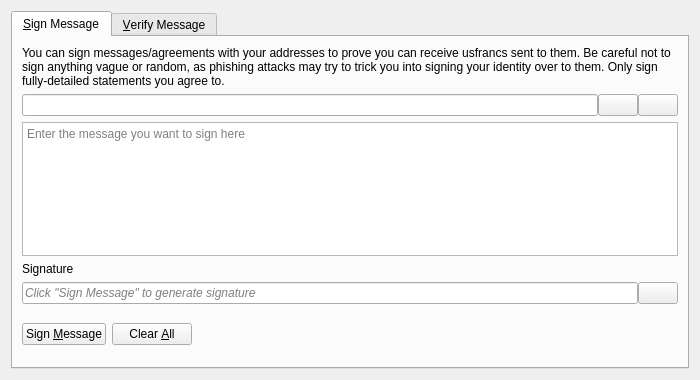
<?xml version="1.0" encoding="UTF-8"?>
<ui version="4.0">
 <class>SignVerifyMessageDialog</class>
 <widget class="QDialog" name="SignVerifyMessageDialog">
  <property name="geometry">
   <rect>
    <x>0</x>
    <y>0</y>
    <width>700</width>
    <height>380</height>
   </rect>
  </property>
  <property name="windowTitle">
   <string>Signatures - Sign / Verify a Message</string>
  </property>
  <property name="modal">
   <bool>true</bool>
  </property>
  <layout class="QVBoxLayout" name="verticalLayout">
   <item>
    <widget class="QTabWidget" name="tabWidget">
     <property name="currentIndex">
      <number>0</number>
     </property>
     <widget class="QWidget" name="tabSignMessage">
      <attribute name="title">
       <string>&amp;Sign Message</string>
      </attribute>
      <layout class="QVBoxLayout" name="verticalLayout_SM">
       <item>
        <widget class="QLabel" name="infoLabel_SM">
         <property name="text">
          <string>You can sign messages/agreements with your addresses to prove you can receive usfrancs sent to them. Be careful not to sign anything vague or random, as phishing attacks may try to trick you into signing your identity over to them. Only sign fully-detailed statements you agree to.</string>
         </property>
         <property name="textFormat">
          <enum>Qt::PlainText</enum>
         </property>
         <property name="wordWrap">
          <bool>true</bool>
         </property>
        </widget>
       </item>
       <item>
        <layout class="QHBoxLayout" name="horizontalLayout_1_SM">
         <property name="spacing">
          <number>0</number>
         </property>
         <item>
          <widget class="QValidatedLineEdit" name="addressIn_SM">
           <property name="toolTip">
            <string>The Usfranc address to sign the message with</string>
           </property>
          </widget>
         </item>
         <item>
          <widget class="QPushButton" name="addressBookButton_SM">
           <property name="toolTip">
            <string>Choose previously used address</string>
           </property>
           <property name="text">
            <string/>
           </property>
           <property name="icon">
            <iconset resource="../bitcoin.qrc">
             <normaloff>:/icons/address-book</normaloff>:/icons/address-book</iconset>
           </property>
           <property name="shortcut">
            <string>Alt+A</string>
           </property>
           <property name="autoDefault">
            <bool>false</bool>
           </property>
          </widget>
         </item>
         <item>
          <widget class="QPushButton" name="pasteButton_SM">
           <property name="toolTip">
            <string>Paste address from clipboard</string>
           </property>
           <property name="text">
            <string/>
           </property>
           <property name="icon">
            <iconset resource="../bitcoin.qrc">
             <normaloff>:/icons/editpaste</normaloff>:/icons/editpaste</iconset>
           </property>
           <property name="shortcut">
            <string>Alt+P</string>
           </property>
           <property name="autoDefault">
            <bool>false</bool>
           </property>
          </widget>
         </item>
        </layout>
       </item>
       <item>
        <widget class="QPlainTextEdit" name="messageIn_SM">
         <property name="toolTip">
          <string>Enter the message you want to sign here</string>
         </property>
         <property name="placeholderText">
          <string>Enter the message you want to sign here</string>
         </property>
        </widget>
       </item>
       <item>
        <widget class="QLabel" name="signatureLabel_SM">
         <property name="text">
          <string>Signature</string>
         </property>
         <property name="textFormat">
          <enum>Qt::PlainText</enum>
         </property>
        </widget>
       </item>
       <item>
        <layout class="QHBoxLayout" name="horizontalLayout_2_SM">
         <property name="spacing">
          <number>0</number>
         </property>
         <item>
          <widget class="QLineEdit" name="signatureOut_SM">
           <property name="placeholderText">
            <string>Click "Sign Message" to generate signature</string>
           </property>
           <property name="font">
            <font>
             <italic>true</italic>
            </font>
           </property>
           <property name="readOnly">
            <bool>true</bool>
           </property>
          </widget>
         </item>
         <item>
          <widget class="QPushButton" name="copySignatureButton_SM">
           <property name="toolTip">
            <string>Copy the current signature to the system clipboard</string>
           </property>
           <property name="text">
            <string/>
           </property>
           <property name="icon">
            <iconset resource="../bitcoin.qrc">
             <normaloff>:/icons/editcopy</normaloff>:/icons/editcopy</iconset>
           </property>
           <property name="autoDefault">
            <bool>false</bool>
           </property>
          </widget>
         </item>
        </layout>
       </item>
       <item>
        <layout class="QHBoxLayout" name="horizontalLayout_3_SM">
         <item>
          <widget class="QPushButton" name="signMessageButton_SM">
           <property name="toolTip">
            <string>Sign the message to prove you own this Usfranc address</string>
           </property>
           <property name="text">
            <string>Sign &amp;Message</string>
           </property>
           <property name="icon">
            <iconset resource="../bitcoin.qrc">
             <normaloff>:/icons/edit</normaloff>:/icons/edit</iconset>
           </property>
           <property name="autoDefault">
            <bool>false</bool>
           </property>
          </widget>
         </item>
         <item>
          <widget class="QPushButton" name="clearButton_SM">
           <property name="toolTip">
            <string>Reset all sign message fields</string>
           </property>
           <property name="text">
            <string>Clear &amp;All</string>
           </property>
           <property name="icon">
            <iconset resource="../bitcoin.qrc">
             <normaloff>:/icons/remove</normaloff>:/icons/remove</iconset>
           </property>
           <property name="autoDefault">
            <bool>false</bool>
           </property>
          </widget>
         </item>
         <item>
          <spacer name="horizontalSpacer_1_SM">
           <property name="orientation">
            <enum>Qt::Horizontal</enum>
           </property>
           <property name="sizeHint" stdset="0">
            <size>
             <width>40</width>
             <height>48</height>
            </size>
           </property>
          </spacer>
         </item>
         <item>
          <widget class="QLabel" name="statusLabel_SM">
           <property name="font">
            <font>
             <weight>75</weight>
             <bold>true</bold>
            </font>
           </property>
           <property name="text">
            <string/>
           </property>
           <property name="wordWrap">
            <bool>true</bool>
           </property>
          </widget>
         </item>
         <item>
          <spacer name="horizontalSpacer_2_SM">
           <property name="orientation">
            <enum>Qt::Horizontal</enum>
           </property>
           <property name="sizeHint" stdset="0">
            <size>
             <width>40</width>
             <height>48</height>
            </size>
           </property>
          </spacer>
         </item>
        </layout>
       </item>
      </layout>
     </widget>
     <widget class="QWidget" name="tabVerifyMessage">
      <attribute name="title">
       <string>&amp;Verify Message</string>
      </attribute>
      <layout class="QVBoxLayout" name="verticalLayout_VM">
       <item>
        <widget class="QLabel" name="infoLabel_VM">
         <property name="text">
          <string>Enter the receiver's address, message (ensure you copy line breaks, spaces, tabs, etc. exactly) and signature below to verify the message. Be careful not to read more into the signature than what is in the signed message itself, to avoid being tricked by a man-in-the-middle attack. Note that this only proves the signing party receives with the address, it cannot prove sendership of any transaction!</string>
         </property>
         <property name="textFormat">
          <enum>Qt::PlainText</enum>
         </property>
         <property name="alignment">
          <set>Qt::AlignLeading|Qt::AlignLeft|Qt::AlignTop</set>
         </property>
         <property name="wordWrap">
          <bool>true</bool>
         </property>
        </widget>
       </item>
       <item>
        <layout class="QHBoxLayout" name="horizontalLayout_1_VM">
         <property name="spacing">
          <number>0</number>
         </property>
         <item>
          <widget class="QValidatedLineEdit" name="addressIn_VM">
           <property name="toolTip">
            <string>The Usfranc address the message was signed with</string>
           </property>
          </widget>
         </item>
         <item>
          <widget class="QPushButton" name="addressBookButton_VM">
           <property name="toolTip">
            <string>Choose previously used address</string>
           </property>
           <property name="text">
            <string/>
           </property>
           <property name="icon">
            <iconset resource="../bitcoin.qrc">
             <normaloff>:/icons/address-book</normaloff>:/icons/address-book</iconset>
           </property>
           <property name="shortcut">
            <string>Alt+A</string>
           </property>
           <property name="autoDefault">
            <bool>false</bool>
           </property>
          </widget>
         </item>
        </layout>
       </item>
       <item>
        <widget class="QPlainTextEdit" name="messageIn_VM">
          <property name="toolTip">
            <string>The signed message to verify</string>
          </property>
          <property name="placeholderText">
            <string>The signed message to verify</string>
          </property>
        </widget>
       </item>
       <item>
        <widget class="QValidatedLineEdit" name="signatureIn_VM">
          <property name="toolTip">
            <string>The signature given when the message was signed</string>
          </property>
          <property name="placeholderText">
            <string>The signature given when the message was signed</string>
          </property>
        </widget>
       </item>
       <item>
        <layout class="QHBoxLayout" name="horizontalLayout_2_VM">
         <item>
          <widget class="QPushButton" name="verifyMessageButton_VM">
           <property name="toolTip">
            <string>Verify the message to ensure it was signed with the specified Usfranc address</string>
           </property>
           <property name="text">
            <string>Verify &amp;Message</string>
           </property>
           <property name="icon">
            <iconset resource="../bitcoin.qrc">
             <normaloff>:/icons/transaction_0</normaloff>:/icons/transaction_0</iconset>
           </property>
           <property name="autoDefault">
            <bool>false</bool>
           </property>
          </widget>
         </item>
         <item>
          <widget class="QPushButton" name="clearButton_VM">
           <property name="toolTip">
            <string>Reset all verify message fields</string>
           </property>
           <property name="text">
            <string>Clear &amp;All</string>
           </property>
           <property name="icon">
            <iconset resource="../bitcoin.qrc">
             <normaloff>:/icons/remove</normaloff>:/icons/remove</iconset>
           </property>
           <property name="autoDefault">
            <bool>false</bool>
           </property>
          </widget>
         </item>
         <item>
          <spacer name="horizontalSpacer_1_VM">
           <property name="orientation">
            <enum>Qt::Horizontal</enum>
           </property>
           <property name="sizeHint" stdset="0">
            <size>
             <width>40</width>
             <height>48</height>
            </size>
           </property>
          </spacer>
         </item>
         <item>
          <widget class="QLabel" name="statusLabel_VM">
           <property name="font">
            <font>
             <weight>75</weight>
             <bold>true</bold>
            </font>
           </property>
           <property name="text">
            <string/>
           </property>
           <property name="wordWrap">
            <bool>true</bool>
           </property>
          </widget>
         </item>
         <item>
          <spacer name="horizontalSpacer_2_VM">
           <property name="orientation">
            <enum>Qt::Horizontal</enum>
           </property>
           <property name="sizeHint" stdset="0">
            <size>
             <width>40</width>
             <height>48</height>
            </size>
           </property>
          </spacer>
         </item>
        </layout>
       </item>
      </layout>
     </widget>
    </widget>
   </item>
  </layout>
 </widget>
 <customwidgets>
  <customwidget>
   <class>QValidatedLineEdit</class>
   <extends>QLineEdit</extends>
   <header>qt/qvalidatedlineedit.h</header>
  </customwidget>
 </customwidgets>
 <resources>
  <include location="../bitcoin.qrc"/>
 </resources>
 <connections/>
</ui>
